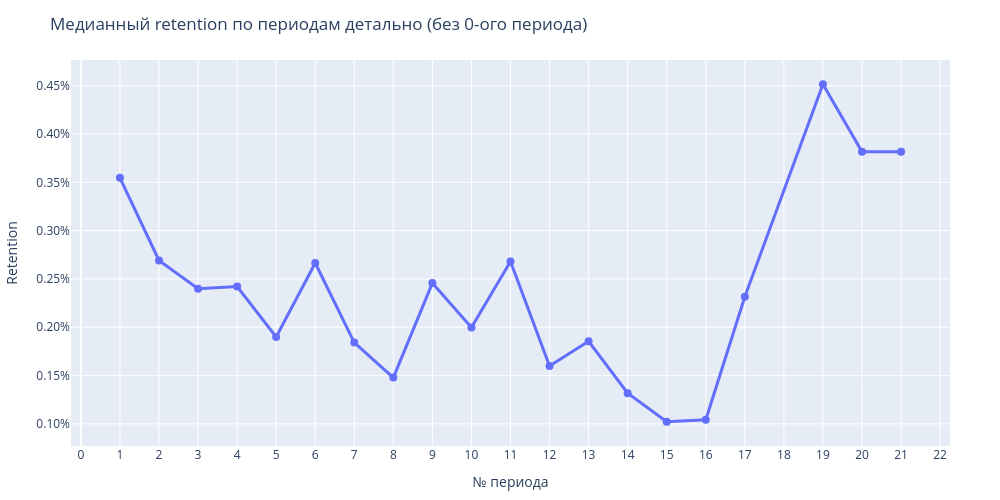

Notebook cell for this chart:
### Code cell
# Интерактивный график Plotly (без 0-ого периода)
median_retention = retention_matrix.drop(columns=[0]).median().reset_index()
median_retention.columns = ['period', 'retention']

fig = px.line(
    median_retention,
    x='period',
    y='retention',
    markers=True,
    title='Медианный retention по периодам детально (без 0-ого периода)',
    labels={'period': '№ периода', 'retention': 'Retention'},
)

fig.update_yaxes(tickformat='.2%')
fig.update_xaxes(dtick=1)  # заставляет показать все периоды

fig.update_traces(line=dict(width=3), marker=dict(size=8))

# Задаем единый размер для самой фигуры (для обоих вариантов)
fig.update_layout(
    autosize=False,
    width=1000,     
    height=500,     
    margin=dict(l=50, r=50, t=60, b=50) 
)

# Выводим интерактивный график
fig.show()

# Выводим статичный график для корректного отображения на GitHub
fig.show("png")

### Figure 1 — Plotly figure (JSON) as saved in the notebook; plotly's stock layout.template omitted (floating-point values rounded to 4 significant figures)
{"data": [{"hovertemplate": "№ периода=%{x}<br>Retention=%{y}<extra></extra>", "legendgroup": "", "line": {"color": "#636efa", "dash": "solid", "width": 3}, "marker": {"size": 8, "symbol": "circle"}, "mode": "lines+markers", "name": "", "orientation": "v", "showlegend": false, "type": "scatter", "x": [1.0, 2.0, 3.0, 4.0, 5.0, 6.0, 7.0, 8.0, 9.0, 10.0, 11.0, 12.0, 13.0, 14.0, 15.0, 16.0, 17.0, 19.0, 20.0, 21.0], "xaxis": "x", "y": [0.003546, 0.002691, 0.002399, 0.002421, 0.0019, 0.002665, 0.001841, 0.001479, 0.002457, 0.001998, 0.002681, 0.001598, 0.001854, 0.001317, 0.001023, 0.001043, 0.002316, 0.004514, 0.003817, 0.003817], "yaxis": "y"}], "layout": {"autosize": false, "height": 500, "legend": {"tracegroupgap": 0}, "margin": {"b": 50, "l": 50, "r": 50, "t": 60}, "title": {"text": "Медианный retention по периодам детально (без 0-ого периода)"}, "width": 1000, "xaxis": {"anchor": "y", "domain": [0, 1], "dtick": 1, "title": {"text": "№ периода"}}, "yaxis": {"anchor": "x", "domain": [0, 1], "tickformat": ".2%", "title": {"text": "Retention"}}}}
